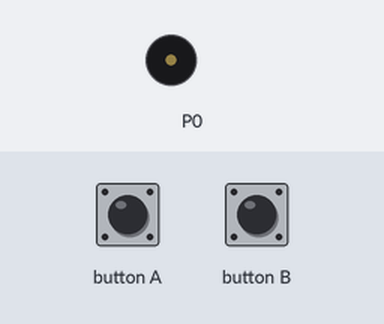
The program below on a simulated BBC micro:bit running MicroPython. On the bench: buzzer (waves = sounding). The inputs (shaded band) are chosen by the test bench.

Above: at 1.2 s.
1.3 s: button A pressed for 0.15 s
At 1.54 s:
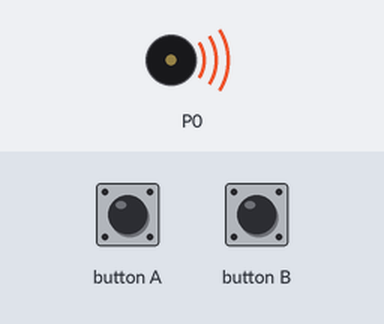
4.3 s: button B pressed for 0.15 s
At 4.3 s:
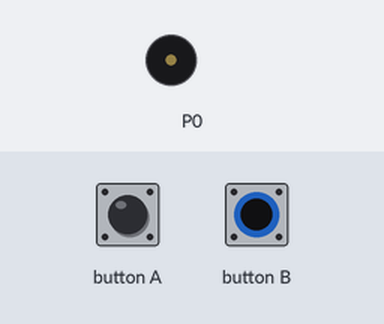
5.9 s: button A pressed for 1 s
At 6.14 s:
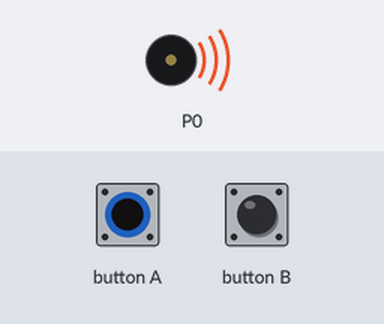
8.9 s: button B pressed for 1 s
At 8.9 s:
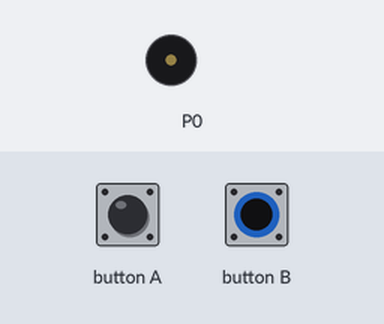
Timing chart, 0 to 11.9 s (numbered marks = the images above; inputs shaded):
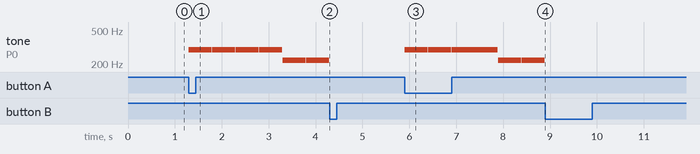

The program:

All_Songs_Sound_the_Same.py
```python
from microbit import *
import music

NOTES = ["D4:4","D4:4","D4:4","D4:4","A3:4","A3:4","A3:4","A3:4","B3:4","B3:4","B3:4","B3:4","G3:4","G3:4","G3:4","G3:4",]

while True:
  if button_a.was_pressed():
    music.play(NOTES,loop=True,wait=False)
  if button_b.is_pressed():
    music.stop()
```

Measured:
- after the input at 1.3 s, tone on P0: plays 294 Hz for 0.49 s, 294 Hz for 0.49 s, 294 Hz for 0.49 s, 294 Hz for 0.49 s, 220 Hz for 0.49 s, 220 Hz for 0.49 s, starting at once
- after the input at 4.3 s, tone on P0: stops changing and stays silent
- after the input at 5.9 s, tone on P0: plays 294 Hz for 0.49 s, 294 Hz for 0.49 s, 294 Hz for 0.49 s, 294 Hz for 0.49 s, 220 Hz for 0.49 s, 220 Hz for 0.49 s, starting at once
- after the input at 8.9 s, tone on P0: stops changing and stays silent
